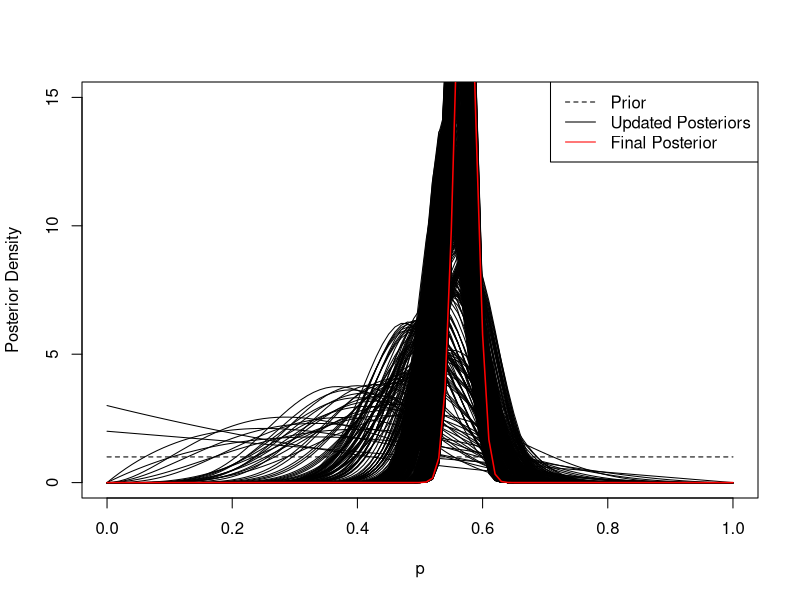

Source code (R):
# stolen from http://bayesianbiologist.com/2011/09/10/visualizing-bayesian-updating/
sim_bayes<-function(p=0.5,N=10,y_lim=15)
{
  success<-0
  curve(dbeta(x,1,1),xlim=c(0,1),ylim=c(0,y_lim),xlab='p',ylab='Posterior Density',lty=2)
  legend('topright',legend=c('Prior','Updated Posteriors','Final Posterior'),lty=c(2,1,1),col=c('black','black','red'))
  for(i in 1:N)
  {
    if(runif(1,0,1)<=p)
      success<-success+1
    
    curve(dbeta(x,success+1,(i-success)+1),add=TRUE)
    print(paste(success,"successes and ",i-success," failures"))
  }
  curve(dbeta(x,success+1,(i-success)+1),add=TRUE,col='red',lwd=1.5)
}

sim_bayes(p=0.6,N=900)